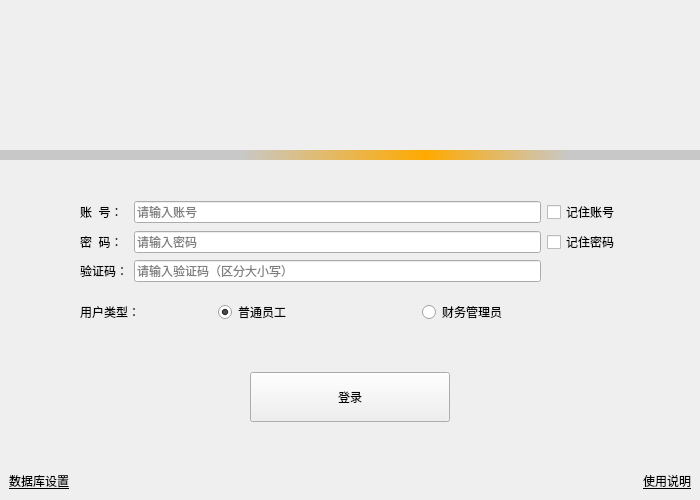
<?xml version="1.0" encoding="UTF-8"?>
<ui version="4.0">
 <class>LoginDialog</class>
 <widget class="QDialog" name="LoginDialog">
  <property name="geometry">
   <rect>
    <x>0</x>
    <y>0</y>
    <width>700</width>
    <height>500</height>
   </rect>
  </property>
  <property name="windowTitle">
   <string>工资管理系统</string>
  </property>
  <property name="windowIcon">
   <iconset resource="images.qrc">
    <normaloff>:/mainwindow/images/mainwindow/money-bag.png</normaloff>:/mainwindow/images/mainwindow/money-bag.png</iconset>
  </property>
  <layout class="QVBoxLayout" name="verticalLayout">
   <property name="leftMargin">
    <number>0</number>
   </property>
   <property name="topMargin">
    <number>0</number>
   </property>
   <property name="rightMargin">
    <number>0</number>
   </property>
   <property name="bottomMargin">
    <number>0</number>
   </property>
   <item>
    <widget class="QStackedWidget" name="stackedWidget">
     <property name="currentIndex">
      <number>0</number>
     </property>
     <widget class="QWidget" name="page_login">
      <layout class="QVBoxLayout" name="verticalLayout_3">
       <property name="spacing">
        <number>0</number>
       </property>
       <property name="leftMargin">
        <number>0</number>
       </property>
       <property name="topMargin">
        <number>0</number>
       </property>
       <property name="rightMargin">
        <number>0</number>
       </property>
       <property name="bottomMargin">
        <number>0</number>
       </property>
       <item>
        <widget class="QLabel" name="background">
         <property name="minimumSize">
          <size>
           <width>0</width>
           <height>150</height>
          </size>
         </property>
         <property name="styleSheet">
          <string notr="true">border-image: url(:/login/images/login/login.png);</string>
         </property>
        </widget>
       </item>
       <item>
        <widget class="QLabel" name="progress_bar">
         <property name="maximumSize">
          <size>
           <width>16777215</width>
           <height>10</height>
          </size>
         </property>
         <property name="styleSheet">
          <string notr="true">background-color: qlineargradient(spread:pad, x1:0, y1:0, x2:1, y2:0, stop:0 rgba(200, 200, 200, 255), stop:0.343137 rgba(200, 200, 200, 255), stop:0.607843 rgba(255, 170, 0, 255), stop:0.813725 rgba(200, 200, 200, 255), stop:1 rgba(200, 200, 200, 255));</string>
         </property>
        </widget>
       </item>
       <item>
        <spacer name="verticalSpacer_1">
         <property name="orientation">
          <enum>Qt::Vertical</enum>
         </property>
         <property name="sizeHint" stdset="0">
          <size>
           <width>20</width>
           <height>40</height>
          </size>
         </property>
        </spacer>
       </item>
       <item>
        <widget class="QWidget" name="widget_login_info" native="true">
         <layout class="QGridLayout" name="gridLayout_3">
          <property name="leftMargin">
           <number>80</number>
          </property>
          <property name="rightMargin">
           <number>80</number>
          </property>
          <item row="0" column="0">
           <widget class="QLabel" name="label_account_number">
            <property name="text">
             <string>账  号：</string>
            </property>
           </widget>
          </item>
          <item row="0" column="1">
           <widget class="QLineEdit" name="account_number">
            <property name="placeholderText">
             <string>请输入账号</string>
            </property>
            <property name="clearButtonEnabled">
             <bool>true</bool>
            </property>
           </widget>
          </item>
          <item row="0" column="2">
           <widget class="QCheckBox" name="remember_account_number">
            <property name="focusPolicy">
             <enum>Qt::NoFocus</enum>
            </property>
            <property name="text">
             <string>记住账号</string>
            </property>
            <property name="checked">
             <bool>false</bool>
            </property>
           </widget>
          </item>
          <item row="1" column="0">
           <widget class="QLabel" name="label_password">
            <property name="text">
             <string>密  码：</string>
            </property>
           </widget>
          </item>
          <item row="1" column="1">
           <widget class="QLineEdit" name="password">
            <property name="echoMode">
             <enum>QLineEdit::Password</enum>
            </property>
            <property name="placeholderText">
             <string>请输入密码</string>
            </property>
            <property name="clearButtonEnabled">
             <bool>true</bool>
            </property>
           </widget>
          </item>
          <item row="1" column="2">
           <widget class="QCheckBox" name="remember_password">
            <property name="focusPolicy">
             <enum>Qt::NoFocus</enum>
            </property>
            <property name="text">
             <string>记住密码</string>
            </property>
           </widget>
          </item>
          <item row="2" column="0">
           <widget class="QLabel" name="label_verification_code">
            <property name="text">
             <string>验证码：</string>
            </property>
           </widget>
          </item>
          <item row="2" column="1">
           <widget class="QLineEdit" name="verification_code">
            <property name="focusPolicy">
             <enum>Qt::StrongFocus</enum>
            </property>
            <property name="maxLength">
             <number>4</number>
            </property>
            <property name="placeholderText">
             <string>请输入验证码（区分大小写）</string>
            </property>
            <property name="clearButtonEnabled">
             <bool>true</bool>
            </property>
           </widget>
          </item>
          <item row="2" column="2">
           <widget class="QLabel" name="picture_verification_code">
            <property name="cursor">
             <cursorShape>PointingHandCursor</cursorShape>
            </property>
            <property name="styleSheet">
             <string notr="true">border-image: url(:/login/images/login/lwnk.png);</string>
            </property>
           </widget>
          </item>
         </layout>
        </widget>
       </item>
       <item>
        <widget class="QWidget" name="widget_user_type" native="true">
         <layout class="QHBoxLayout" name="horizontalLayout_2" stretch="2,3,3">
          <property name="leftMargin">
           <number>80</number>
          </property>
          <property name="rightMargin">
           <number>80</number>
          </property>
          <item>
           <widget class="QLabel" name="user_type">
            <property name="text">
             <string>用户类型：</string>
            </property>
           </widget>
          </item>
          <item>
           <widget class="QRadioButton" name="emp">
            <property name="focusPolicy">
             <enum>Qt::NoFocus</enum>
            </property>
            <property name="text">
             <string>普通员工</string>
            </property>
            <property name="checked">
             <bool>true</bool>
            </property>
           </widget>
          </item>
          <item>
           <widget class="QRadioButton" name="admin">
            <property name="focusPolicy">
             <enum>Qt::NoFocus</enum>
            </property>
            <property name="text">
             <string>财务管理员</string>
            </property>
           </widget>
          </item>
         </layout>
        </widget>
       </item>
       <item>
        <spacer name="verticalSpacer_2">
         <property name="orientation">
          <enum>Qt::Vertical</enum>
         </property>
         <property name="sizeHint" stdset="0">
          <size>
           <width>20</width>
           <height>40</height>
          </size>
         </property>
        </spacer>
       </item>
       <item>
        <widget class="QWidget" name="widget_login_button" native="true">
         <layout class="QHBoxLayout" name="horizontalLayout_3">
          <item>
           <spacer name="horizontalSpacer_1">
            <property name="orientation">
             <enum>Qt::Horizontal</enum>
            </property>
            <property name="sizeHint" stdset="0">
             <size>
              <width>40</width>
              <height>20</height>
             </size>
            </property>
           </spacer>
          </item>
          <item>
           <widget class="QPushButton" name="login">
            <property name="minimumSize">
             <size>
              <width>200</width>
              <height>50</height>
             </size>
            </property>
            <property name="focusPolicy">
             <enum>Qt::NoFocus</enum>
            </property>
            <property name="text">
             <string>登录</string>
            </property>
            <property name="autoDefault">
             <bool>false</bool>
            </property>
            <property name="default">
             <bool>false</bool>
            </property>
           </widget>
          </item>
          <item>
           <spacer name="horizontalSpacer_2">
            <property name="orientation">
             <enum>Qt::Horizontal</enum>
            </property>
            <property name="sizeHint" stdset="0">
             <size>
              <width>40</width>
              <height>20</height>
             </size>
            </property>
           </spacer>
          </item>
         </layout>
        </widget>
       </item>
       <item>
        <spacer name="verticalSpacer_3">
         <property name="orientation">
          <enum>Qt::Vertical</enum>
         </property>
         <property name="sizeHint" stdset="0">
          <size>
           <width>20</width>
           <height>40</height>
          </size>
         </property>
        </spacer>
       </item>
       <item>
        <widget class="QWidget" name="widget_clicked_label" native="true">
         <layout class="QHBoxLayout" name="horizontalLayout_4">
          <item>
           <widget class="QLabel" name="database">
            <property name="cursor">
             <cursorShape>PointingHandCursor</cursorShape>
            </property>
            <property name="text">
             <string>&lt;u&gt;数据库设置&lt;/u&gt;</string>
            </property>
            <property name="alignment">
             <set>Qt::AlignCenter</set>
            </property>
           </widget>
          </item>
          <item>
           <spacer name="horizontalSpacer_3">
            <property name="orientation">
             <enum>Qt::Horizontal</enum>
            </property>
            <property name="sizeHint" stdset="0">
             <size>
              <width>40</width>
              <height>20</height>
             </size>
            </property>
           </spacer>
          </item>
          <item>
           <widget class="QLabel" name="manual">
            <property name="cursor">
             <cursorShape>PointingHandCursor</cursorShape>
            </property>
            <property name="text">
             <string>&lt;u&gt;使用说明&lt;/u&gt;</string>
            </property>
            <property name="alignment">
             <set>Qt::AlignCenter</set>
            </property>
           </widget>
          </item>
         </layout>
        </widget>
       </item>
      </layout>
     </widget>
     <widget class="QWidget" name="page_database">
      <layout class="QVBoxLayout" name="verticalLayout_2">
       <item>
        <spacer name="verticalSpacer_4">
         <property name="orientation">
          <enum>Qt::Vertical</enum>
         </property>
         <property name="sizeHint" stdset="0">
          <size>
           <width>20</width>
           <height>40</height>
          </size>
         </property>
        </spacer>
       </item>
       <item>
        <widget class="QWidget" name="widget_database_info" native="true">
         <layout class="QGridLayout" name="gridLayout_2">
          <item row="0" column="1">
           <widget class="QLineEdit" name="server_name"/>
          </item>
          <item row="2" column="0">
           <widget class="QLabel" name="label_username">
            <property name="text">
             <string>用户名：</string>
            </property>
            <property name="alignment">
             <set>Qt::AlignRight|Qt::AlignTrailing|Qt::AlignVCenter</set>
            </property>
           </widget>
          </item>
          <item row="3" column="1">
           <widget class="QLineEdit" name="database_password">
            <property name="echoMode">
             <enum>QLineEdit::Password</enum>
            </property>
           </widget>
          </item>
          <item row="0" column="0">
           <widget class="QLabel" name="label_server_name">
            <property name="text">
             <string>服务器名称：</string>
            </property>
            <property name="alignment">
             <set>Qt::AlignRight|Qt::AlignTrailing|Qt::AlignVCenter</set>
            </property>
           </widget>
          </item>
          <item row="3" column="0">
           <widget class="QLabel" name="label_database_password">
            <property name="text">
             <string>密码：</string>
            </property>
            <property name="alignment">
             <set>Qt::AlignRight|Qt::AlignTrailing|Qt::AlignVCenter</set>
            </property>
           </widget>
          </item>
          <item row="2" column="1">
           <widget class="QLineEdit" name="username"/>
          </item>
          <item row="1" column="0">
           <widget class="QLabel" name="label_server_name_2">
            <property name="text">
             <string>数据库名称：</string>
            </property>
            <property name="alignment">
             <set>Qt::AlignRight|Qt::AlignTrailing|Qt::AlignVCenter</set>
            </property>
           </widget>
          </item>
          <item row="1" column="1">
           <widget class="QLineEdit" name="database_name"/>
          </item>
         </layout>
        </widget>
       </item>
       <item>
        <spacer name="verticalSpacer_5">
         <property name="orientation">
          <enum>Qt::Vertical</enum>
         </property>
         <property name="sizeHint" stdset="0">
          <size>
           <width>20</width>
           <height>40</height>
          </size>
         </property>
        </spacer>
       </item>
       <item>
        <widget class="QWidget" name="widget_buttons" native="true">
         <layout class="QHBoxLayout" name="horizontalLayout">
          <item>
           <spacer name="horizontalSpacer_4">
            <property name="orientation">
             <enum>Qt::Horizontal</enum>
            </property>
            <property name="sizeHint" stdset="0">
             <size>
              <width>26</width>
              <height>25</height>
             </size>
            </property>
           </spacer>
          </item>
          <item>
           <widget class="QPushButton" name="confirm">
            <property name="focusPolicy">
             <enum>Qt::NoFocus</enum>
            </property>
            <property name="text">
             <string>确认</string>
            </property>
            <property name="autoDefault">
             <bool>false</bool>
            </property>
           </widget>
          </item>
          <item>
           <spacer name="horizontalSpacer_5">
            <property name="orientation">
             <enum>Qt::Horizontal</enum>
            </property>
            <property name="sizeHint" stdset="0">
             <size>
              <width>26</width>
              <height>25</height>
             </size>
            </property>
           </spacer>
          </item>
          <item>
           <widget class="QPushButton" name="go_back_1">
            <property name="focusPolicy">
             <enum>Qt::NoFocus</enum>
            </property>
            <property name="text">
             <string>返回</string>
            </property>
           </widget>
          </item>
          <item>
           <spacer name="horizontalSpacer_6">
            <property name="orientation">
             <enum>Qt::Horizontal</enum>
            </property>
            <property name="sizeHint" stdset="0">
             <size>
              <width>26</width>
              <height>25</height>
             </size>
            </property>
           </spacer>
          </item>
         </layout>
        </widget>
       </item>
       <item>
        <spacer name="verticalSpacer_6">
         <property name="orientation">
          <enum>Qt::Vertical</enum>
         </property>
         <property name="sizeHint" stdset="0">
          <size>
           <width>20</width>
           <height>40</height>
          </size>
         </property>
        </spacer>
       </item>
      </layout>
     </widget>
     <widget class="QWidget" name="page_manual">
      <layout class="QGridLayout" name="gridLayout">
       <item row="0" column="1">
        <spacer name="verticalSpacer_7">
         <property name="orientation">
          <enum>Qt::Vertical</enum>
         </property>
         <property name="sizeHint" stdset="0">
          <size>
           <width>20</width>
           <height>40</height>
          </size>
         </property>
        </spacer>
       </item>
       <item row="1" column="0">
        <spacer name="horizontalSpacer_7">
         <property name="orientation">
          <enum>Qt::Horizontal</enum>
         </property>
         <property name="sizeHint" stdset="0">
          <size>
           <width>40</width>
           <height>20</height>
          </size>
         </property>
        </spacer>
       </item>
       <item row="1" column="1">
        <widget class="QWidget" name="widget_labels" native="true">
         <layout class="QVBoxLayout" name="verticalLayout_5">
          <item>
           <widget class="QLabel" name="label_1">
            <property name="text">
             <string>1、设置数据连接信息。</string>
            </property>
           </widget>
          </item>
          <item>
           <widget class="QLabel" name="label_2">
            <property name="text">
             <string>2、填写账号密码以及验证码（区分大小写）。</string>
            </property>
           </widget>
          </item>
          <item>
           <widget class="QLabel" name="label_3">
            <property name="text">
             <string>3、选择需要登录的用户类型。</string>
            </property>
           </widget>
          </item>
         </layout>
        </widget>
       </item>
       <item row="1" column="2">
        <spacer name="horizontalSpacer_8">
         <property name="orientation">
          <enum>Qt::Horizontal</enum>
         </property>
         <property name="sizeHint" stdset="0">
          <size>
           <width>40</width>
           <height>20</height>
          </size>
         </property>
        </spacer>
       </item>
       <item row="2" column="1">
        <spacer name="verticalSpacer_8">
         <property name="orientation">
          <enum>Qt::Vertical</enum>
         </property>
         <property name="sizeHint" stdset="0">
          <size>
           <width>20</width>
           <height>40</height>
          </size>
         </property>
        </spacer>
       </item>
       <item row="3" column="1">
        <widget class="QPushButton" name="go_back_2">
         <property name="focusPolicy">
          <enum>Qt::NoFocus</enum>
         </property>
         <property name="text">
          <string>返回</string>
         </property>
         <property name="autoDefault">
          <bool>false</bool>
         </property>
        </widget>
       </item>
       <item row="4" column="1">
        <spacer name="verticalSpacer_9">
         <property name="orientation">
          <enum>Qt::Vertical</enum>
         </property>
         <property name="sizeHint" stdset="0">
          <size>
           <width>20</width>
           <height>40</height>
          </size>
         </property>
        </spacer>
       </item>
      </layout>
     </widget>
    </widget>
   </item>
  </layout>
 </widget>
 <tabstops>
  <tabstop>account_number</tabstop>
  <tabstop>password</tabstop>
  <tabstop>verification_code</tabstop>
  <tabstop>server_name</tabstop>
  <tabstop>database_name</tabstop>
  <tabstop>username</tabstop>
  <tabstop>database_password</tabstop>
 </tabstops>
 <resources>
  <include location="images.qrc"/>
 </resources>
 <connections/>
 <slots>
  <slot>do()</slot>
 </slots>
</ui>
